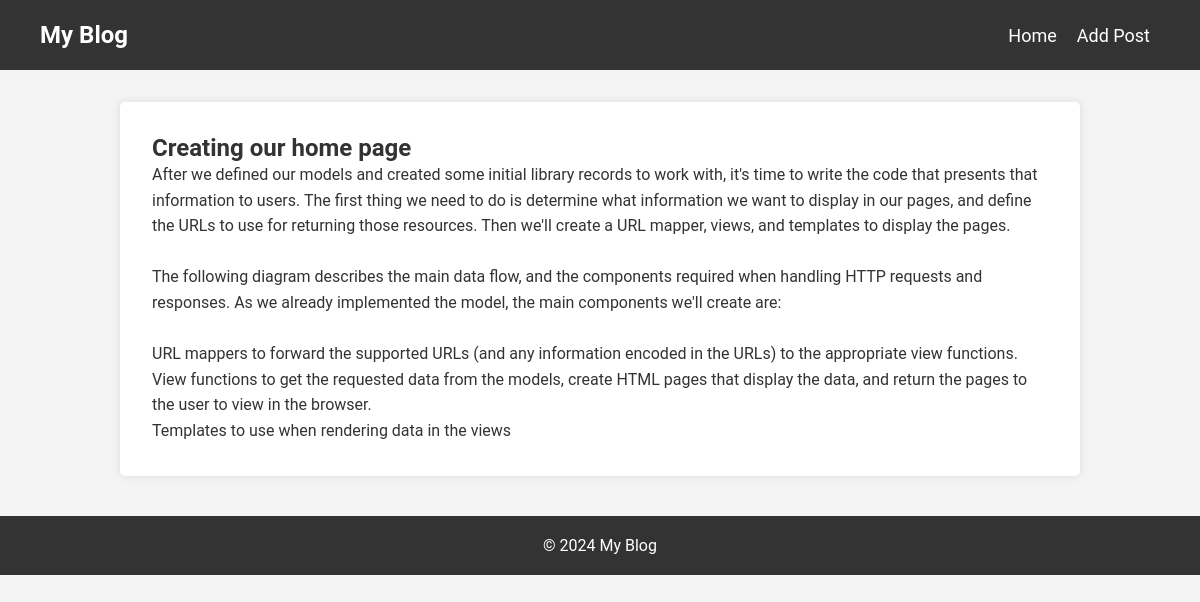
The page /post/creating-our-home-page/ on the database its author committed.
### blog/models.py (models this page shows, shortened)
class Post(models.Model):
    title = models.CharField(max_length=200)
    content = models.TextField()
    created_at = models.DateTimeField(default=timezone.now)
    updated_at = models.DateTimeField(auto_now=True)
    slug = models.SlugField(unique=True,max_length=200)

### blog/views.py (the view)
# urls.py: path('post/<slug:slug>/',views.post_details,name="post_details"),
def post_details(request,slug):
    post = get_object_or_404(Post,slug=slug)
    print(post.content)
    return render(request,"blog/post_detail.html",{"post":post})

### blog/templates/blog/post_detail.html
{% extends "blog/base.html" %} {% block title %}{{ post.title }}{% endblock %}
{% block content %}
<article class="post-detail">
  <h2>{{ post.title }}</h2>
  <p>{{ post.content|safe }}</p>
</article>
{% endblock %}

### blog/static/css/styles.css (style rules this page uses)
* { margin: 0; padding: 0; box-sizing: border-box; }
body, html { width: 100%; font-family: 'Roboto', sans-serif; background-color: #f4f4f4; color: #333; }
.post-detail { padding: 2rem; background: #fff; border-radius: 5px; box-shadow: 0 0 10px rgba(0, 0, 0, 0.1); margin: 2rem 0; max-width: 80%; margin: 2rem auto; }
.post-detail h2 { margin-top: 0; }
.post-detail p { line-height: 1.6; white-space: pre-wrap; }

### rows shown on the page
Post: title "Creating our home page", content "After we defined our models and created some initial library records to work with, it's time to write the code that presents that information to users. The first thing we need to do is determine what information we want to display in our pages, and define the URLs to use for returning those resources. Then we'll create a URL mapper, views, and templates to display the pages. The following diagram describes the main data flow, and the components required when handling HTTP requests and responses. As we already implemented the model, the main components we'll create are: URL mappers to forward the supported URLs (and any information encoded in the URLs) to the appropriate view functions. View…"
